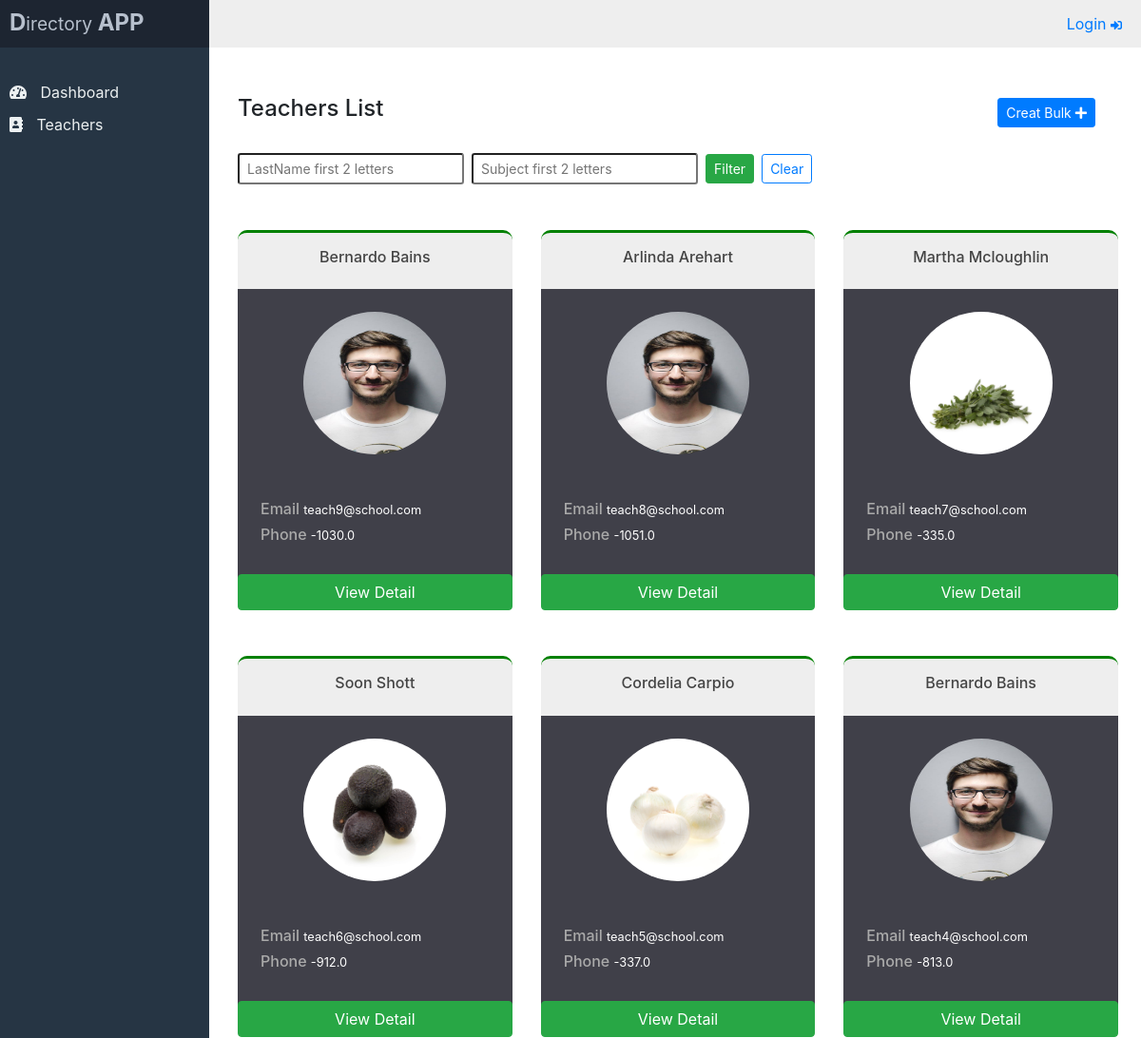
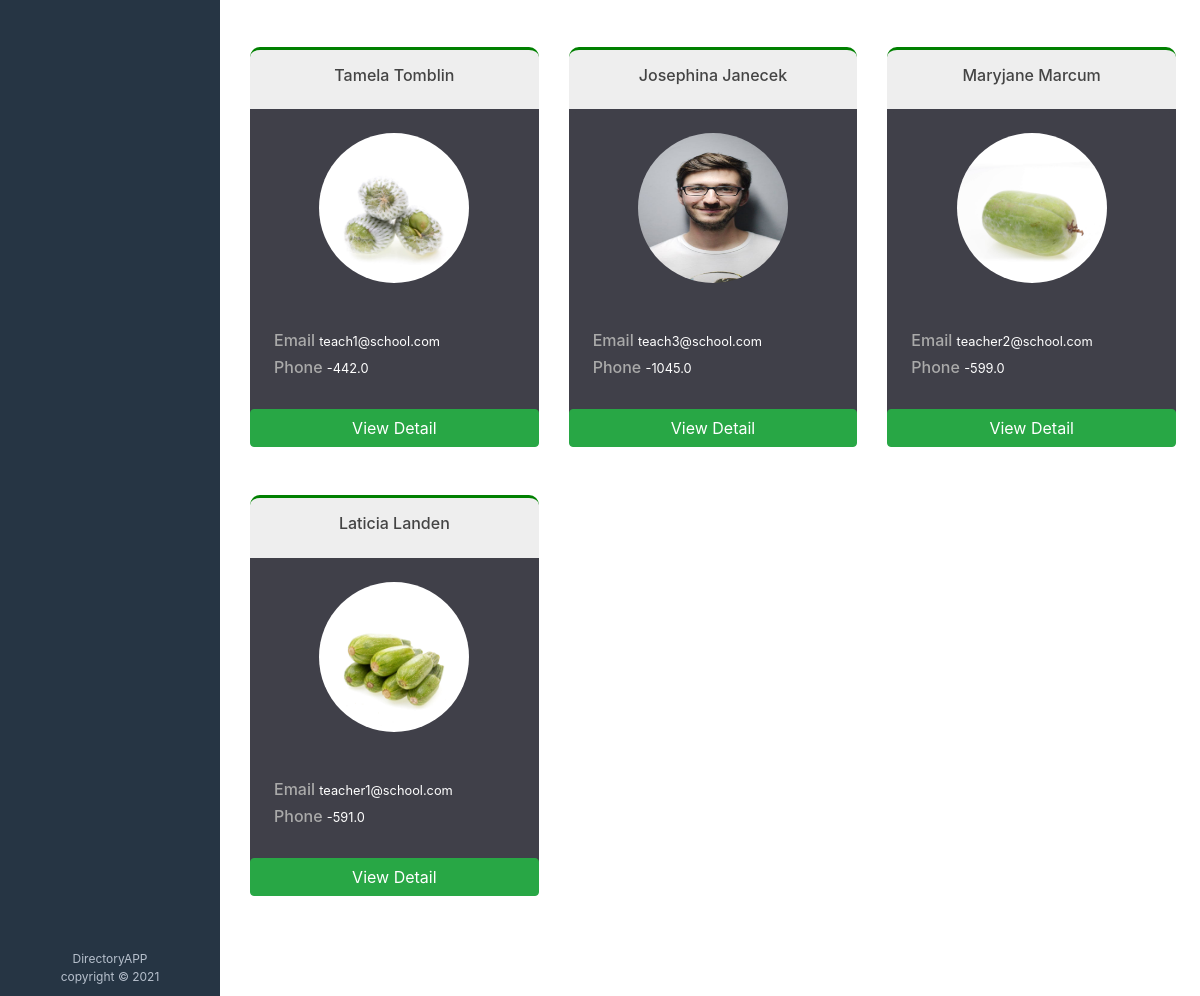
/directory/teachers/list/, run on the app's committed database (2 pictures, top to bottom).
### profiles/models.py (models this page shows, shortened)
class TeacherProfile(BaseModel):
    first_name = models.CharField(max_length=50)
    last_name = models.CharField(max_length=50)
    email = models.EmailField(unique=True)
    phone_number = models.CharField(max_length=50)
    room_number = models.CharField(max_length=50)
    room_number = models.CharField(max_length=50)
    profile_picture = models.FileField(
                    default="default_picture.jpeg",
                    upload_to="teachers/"
                )
    subjects = models.ManyToManyField(Subject, related_name="teachers")
    class Meta:
        db_table = "teacher_profiles"
        ordering = ["-created_by"]
    def get_full_name(self):
        return f"{self.first_name} {self.last_name}"
    def get_absolute_url(self):
        return reverse("profiles:teachers_detail", args=[(self.id)])

### profiles/views.py (the view)
# urls.py: path("list/", views.TeacherListView.as_view(), name="teachers_list"),
class TeacherListView(ListView):
    model = TeacherProfile
    template_name = "profiles/teacher_list.html"
    form_class = TeacherSearchForm
    def get_context_data(self, **kwargs):
        context = super().get_context_data(**kwargs)
        context["form"] = self.form_class(self.request.GET)
        return context
    def get_queryset(self):
        tobj = Teacher()
        qs = tobj.queryset(self.request)
        return qs

### profiles/forms.py
class TeacherSearchForm(forms.Form):
    last_name_query = forms.CharField(required=False, widget=TextInput(attrs={'placeholder': 'LastName first 2 letters'}))
    subject_query = forms.CharField(required=False, widget=TextInput(attrs={'placeholder': 'Subject first 2 letters'}))
    def __init__(self, *args, **kwargs):
        super().__init__(*args, **kwargs)
        for field in self.fields:
            self.fields[field].widget.attrs.update({"class":"form-control-sm", 'maxlength':"2"})

### profiles/teacher.py (called while the page is built)
    def qs_filter(self, request):
        return {query_name:request.GET.get(query_field) for query_field, query_name in self.search_fields.items() if request.GET.get(query_field,"")}

    def queryset(self, request):
        qs = TeacherProfile.objects.all()
        qs = qs.filter(**self.qs_filter(request))
        return qs

### templates/profiles/teacher_list.html
{% extends 'dashboard/dashboard_base.html' %}
{% load static %}
{% load crispy_forms_field %}
{% block content %}
<div class="inner_content">
    <div class="d-flex "">
        <h4>Teachers List</h4>
        <form style="margin-left:auto" class="form-inline mr-4" action=".">
            <a
            class="btn btn-primary btn-sm ml-2"
            href="{% url 'profiles:teachers_create_bulk' %}">
            Creat Bulk <i class="fas fa-plus"></i>
            </a>
        </form>
    </div>
    <div  class="search-form mt-4">
        <form class="form-inline" action=".">
            {% crispy_field form.last_name_query 'class' 'mr-2' %}
            {% crispy_field form.subject_query 'class' 'mr-2' %}
            <button type="submit" class="btn btn-success btn-sm mr-2">Filter</button>
            <a
            class="btn btn-outline btn-outline-primary btn-sm"
            href="{% url 'profiles:teachers_list' %}">
                Clear
            </a>
            </form>
    </div>
    <div class="profile_card_container row">
        {% for object in object_list %}
            <div class="profile_card d-flex flex-column col-sm-6 col-md-4 mt-5">
                <div class="profile_card_content">
                    <div class="profile_card_header d-flex justify-content-center align-items-center p-3">
                        <h6>{{ object.get_full_name }}</h6>
                    </div>
                    <div class="profile_card_content">
                        <div class="d-flex justify-content-center align-items-center p-4">
                            <img width="150"
                            height="150"
                            title="{{obj.get_full_name}}"
                            class="rounded-circle" src="{{ object.profile_picture.url }}" alt="{{object.get_full_name}}">
                        </div>
                        <div class="d-flex p-4 profile_card_detail">
                            <div>
                                <h6>Email <small class="text-white">{{ object.email }}</small></h6>
                                <h6>Phone <small class="text-white">{{ object.phone_number }}</small></h6>
                            </div>
                        </div>
                        <div>
                            <a class="btn btn-block btn-success" href="{{ object.get_absolute_url }}">
                                View Detail
                            </a>
                        </div>
                    </div>
                </div>
            </div>
        {% empty %}
            <h6 class="mt-4 p-4 bg-default" styel>Nothing Found</h6>
        {% endfor %}
    </div>
</div>
{% endblock %}

### templates/dashboard/dashboard_base.html (shortened to what this page needs)
{% load static %}
<!DOCTYPE html>
<html lang="en">
<head>
    <link rel="stylesheet" href="https://maxcdn.bootstrapcdn.com/bootstrap/4.0.0/css/bootstrap.min.css">
    <link rel="stylesheet" href="https://use.fontawesome.com/releases/v5.7.0/css/all.css">
    <link rel="stylesheet" href="{% static 'dashboard/dist/styles.css' %}">
</head>
<body>
    <div class="container-fluid">
        {% include 'dashboard/sidebar.html' %}
        <div id="content_container">
            {% include 'dashboard/navbar.html' %}
            <div id="main_content" class="pr-4">
                {% block content %}
                {% endblock %}
            </div>
        </div>
    </div>
</body>
</html>

### templates/dashboard/sidebar.html
<div id="sidebar">
    <div class="sidebar_container d-flex flex-column">
        <div class="sidebar_header">
            <h4>
            <strong>D<small>irectory</small> APP</strong>
            </h4>
        </div>
        <ul>
            <li>
                <a href="/">
                    <i class="icon fas fa-tachometer-alt"></i>
                    Dashboard
                </a>
            </li>
            <li>
                <a href="{% url 'profiles:teachers_list' %}">
                    <i class="icon fas fa-address-book"></i>
                    Teachers
                </a>
            </li>
        </ul>
        <div class="copyright">
            <span>
                DirectoryAPP
            </span>
            <br>
            <span>
                copyright &copy; {% now 'Y' %}
            </span>
        </div>
    </div>
</div>

### templates/dashboard/navbar.html
<div id="navbar" class="d-flex justify-content-end align-items-center">
    <ul class="">
        <li class="">
            {% if request.user.is_authenticated %}
                <a href="{% url 'auth:logout' %}">
                    Logout <i class="icon fas fa-sign-out-alt"></i>
                </a>
            {% else %}
                <a href="{% url 'auth:login' %}">
                    Login <i class="icon fas fa-sign-in-alt"></i></i>
                </a>
            {% endif %}
        </li>
    </ul>
</div>

### data on the page
TeacherProfile: get_full_name "Bernardo Bains", profile_picture (placeholder picture), email "teach9@school.com", phone_number "-1030.0"
TeacherProfile: get_full_name "Arlinda Arehart", profile_picture (placeholder picture), email "teach8@school.com", phone_number "-1051.0"
TeacherProfile: get_full_name "Martha Mcloughlin", profile_picture (picture), email "teach7@school.com", phone_number "-335.0"
TeacherProfile: get_full_name "Soon Shott", profile_picture (picture), email "teach6@school.com", phone_number "-912.0"
TeacherProfile: get_full_name "Cordelia Carpio", profile_picture (picture), email "teach5@school.com", phone_number "-337.0"
TeacherProfile: get_full_name "Bernardo Bains", profile_picture (placeholder picture), email "teach4@school.com", phone_number "-813.0"
TeacherProfile: get_full_name "Tamela Tomblin", profile_picture (picture), email "teach1@school.com", phone_number "-442.0"
TeacherProfile: get_full_name "Josephina Janecek", profile_picture (placeholder picture), email "teach3@school.com", phone_number "-1045.0"
TeacherProfile: get_full_name "Maryjane Marcum", profile_picture (picture), email "teacher2@school.com", phone_number "-599.0"
TeacherProfile: get_full_name "Laticia Landen", profile_picture (picture), email "teacher1@school.com", phone_number "-591.0"
